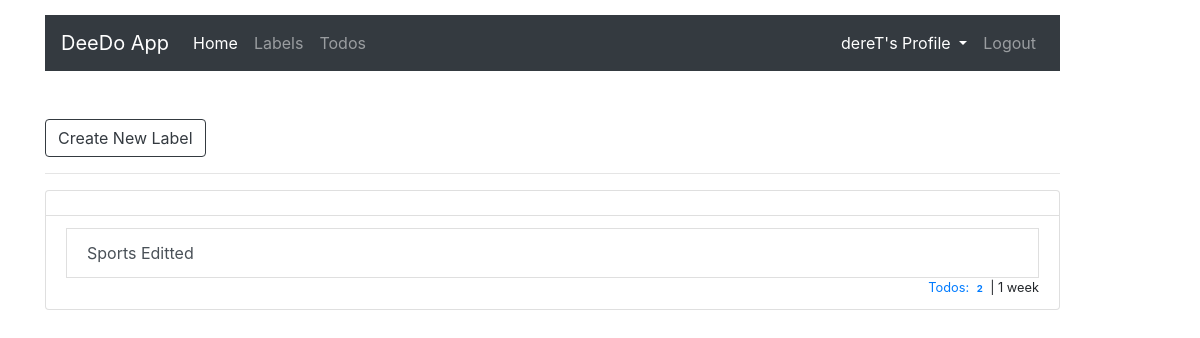
/label/ (signed in), run on an earlier commit of the app's database.
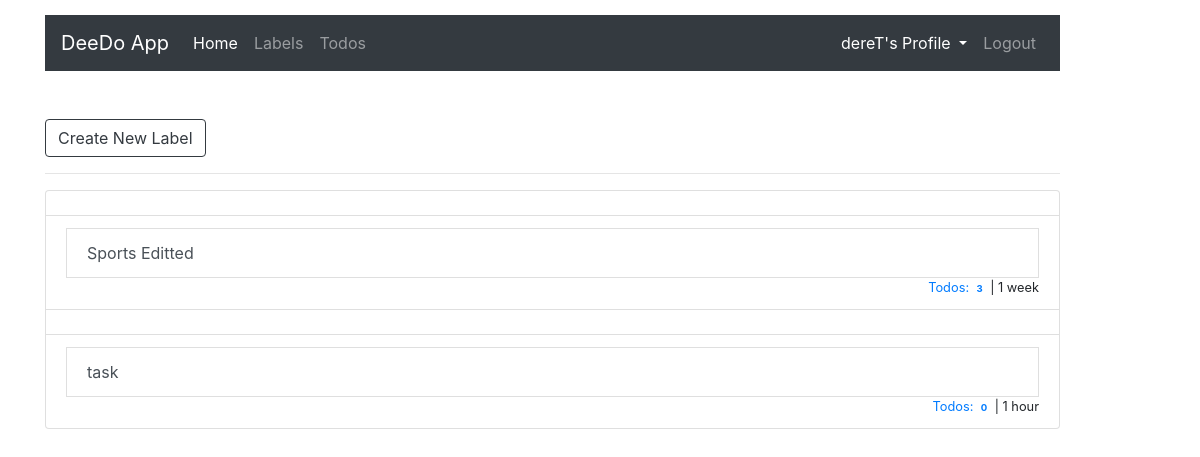
And on a later commit of the database.
### todos/models.py (models this page shows, shortened)
class Label(models.Model):
    title = models.CharField(max_length=100)
    created_on = models.DateTimeField(auto_now_add=True)
    updated_on = models.DateTimeField(auto_now=True)
    status = models.BooleanField(default=1)
    owner = models.ForeignKey(User, on_delete=models.CASCADE, default=1)

### todos/views.py (the view)
# urls.py: path('label/', LabelLists.as_view(), name="todos-label-list"),
class LabelLists(ListView):
    model = Label
    def get_queryset(self):
        return Label.objects.filter(owner=self.request.user)

### templates/todos/label_list.html
{% extends 'base.html' %}
{% block contents %}
       <div class="mt-5">
        <a href="{% url 'todos-label-create' %}" class="btn btn-outline-dark">
             Create New Label
        </a>
        <hr/>
</div>
    {% if object_list %}
    <div>
            <ul class="list-group checked-list-box">
                {% for label in object_list %}
                  <a href="{% url 'todos-label-detail' label.id %}" class="list-group-item list-group-item-action">
                    <li class="list-group-item" data-checked="true">
                        {{label.title}}
                        <small class="float-right">
                            <a href="{% url 'todos-list' %}"> Todos:
                                <span class="badge badge-default">{{label.todo_set.count}}</span>
                            </a>
                            <span>| {{label.updated_on|timesince}}
                        </small>
                    </li>
                    </a>
                {% endfor %}
            </ul>
    {% else %}
        <h5>
            No <b>Todolist</b> Added Yet....
            <a href="{% url 'todos-label-create' %}"> Click me to Add </a>
            New Label to get Started
        </h5>
    {% endif %}
{% endblock contents %}

### templates/base.html (shortened to what this page needs)
{% load static %}
<link href="https://stackpath.bootstrapcdn.com/bootstrap/4.5.0/css/bootstrap.min.css" rel="stylesheet">
<link rel="stylesheet" href="https://use.fontawesome.com/releases/v5.7.0/css/all.css">
<link rel="stylesheet" href="{% static 'css/todos.html' %}" />
<div class="container" style="margin-top:15px;">
	<div class="row">
        <div class="col-lg-11">
            {% include 'nav.html' %}
            <div class="well" style="max-height: 800px; overflow: auto;">
                {% block contents %}
                {% endblock contents %}
            </div>
        </div>
	</div>
</div>

### templates/nav.html (shortened to what this page needs)
<nav class="navbar navbar-expand-lg navbar-dark bg-dark">
  <a class="navbar-brand" href="{% url 'todos-list' %}">DeeDo App</a>
  <div class="collapse navbar-collapse" id="navbarSupportedContent">
    {% if user.is_authenticated %}
          <ul class="navbar-nav mr-auto">
              <li class="nav-item active">
                <a class="nav-link" href="{% url 'todos-list' %}">Home <span class="sr-only">(current)</span></a>
              </li>
              <li class="nav-item"><a class="nav-link" href="{% url 'todos-label-list' %}">Labels</a></li>
              <li class="nav-item"><a class="nav-link" href="{% url 'todos-list' %}">Todos</a></li>
          </ul>
    {% else %}
        <ul class="navbar-nav mr-auto">
          <li class="nav-item"><a class="nav-link" href="{% url 'account-login' %}">Login</a></li>
          <li class="nav-item"><a class="nav-link" href="{% url 'account-register' %}">Register</a></li>
        </ul>
    {% endif %}
    {% if user.is_authenticated %}
      <ul class="navbar-nav my-2 my-lg-0">
          <li class="nav-item active dropdown">
            <a class="nav-link dropdown-toggle" href="#" id="navbarDropdown" role="button" data-toggle="dropdown" aria-haspopup="true" aria-expanded="false">
             {{user.username}}'s Profile
            </a>
          </li>
         <li class="nav-item ">
              <a class="nav-link" href="{% url 'account-logout' %}">Logout <span class="sr-only">(current)</span></a>
        </li>
    </ul>
    {% endif %}
  </div>
</nav>

What changed in the data, as far as the page shows it:
computed for Label "Sports Editted": todo_set.count "2" → "3"
added Label: title "task", todo_set.count "0", updated_on "1 hour"
